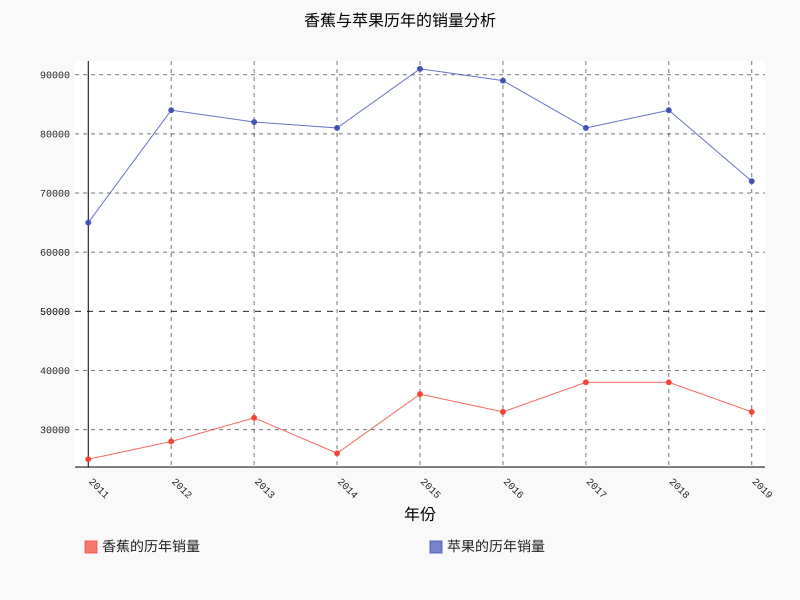

Reproduce this figure in Python.
import pygal
import random

year_data = [str(i) for i in range(2011, 2020)]
banana_data = [random.randint(20, 40) * 1000 for i in range(1, 10)]
apple_data = [random.randint(35, 60) * 1000 for i in range(1, 10)]
# 创建图（pygal.StackedLine代表叠加柱状图）
# HorizontalStackedBar（水平叠加柱状图）HorizontalStackedLine（水平叠加折线图）
graph = pygal.StackedLine()
graph.title = '香蕉与苹果历年的销量分析'

# 添加数据
graph.add('香蕉的历年销量', banana_data)
graph.add('苹果的历年销量', apple_data)

# 对于叠加柱状图，x_labels其实是设置Y轴的坐标
graph.x_labels = year_data
graph.x_title = '年份'
graph.r_title = '销量（吨）'

# 设置x轴的标签旋转多少度
graph.x_label_rotation = 45
# 设置将图例放在下面
graph.legend_at_bottom = True
# 设置四周的页边距，也可使用margin_bottom、margin_top、margin_left、margin_right分别设置
graph.margin = 35
# 显示y轴的网格线
graph.show_y_guides = True
# 显示x轴的网格线
graph.show_x_guides = True

# 输出到图片
graph.render_to_file("Chapter_9/9-3/9-3_2.svg")
